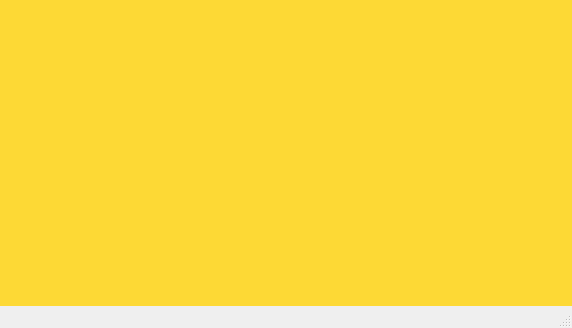
<?xml version="1.0" encoding="UTF-8"?>
<ui version="4.0">
 <class>HistoryWindow</class>
 <widget class="QMainWindow" name="HistoryWindow">
  <property name="geometry">
   <rect>
    <x>0</x>
    <y>0</y>
    <width>572</width>
    <height>328</height>
   </rect>
  </property>
  <property name="windowTitle">
   <string>MainWindow</string>
  </property>
  <property name="styleSheet">
   <string notr="true">#centralwidget
{
	background-color: #FDD935;
}

QLabel
{
font: 17pt &quot;Cooper Black&quot;;
}

QPushButton
{
	font: 15pt &quot;Cooper Black&quot;;
	background-color: #FDD905 ;
	border-Radius: 7px;
	border: 2px solid  black;
}

QPushButton:hover{
color: #FDD905;
	background-color: rgb(0, 0, 0);
}
QLineEdit
{
	font: 19pt &quot;MV Boli&quot;;
}</string>
  </property>
  <widget class="QWidget" name="centralwidget"/>
  <widget class="QMenuBar" name="menubar">
   <property name="geometry">
    <rect>
     <x>0</x>
     <y>0</y>
     <width>572</width>
     <height>21</height>
    </rect>
   </property>
  </widget>
  <widget class="QStatusBar" name="statusbar"/>
 </widget>
 <resources/>
 <connections/>
</ui>
